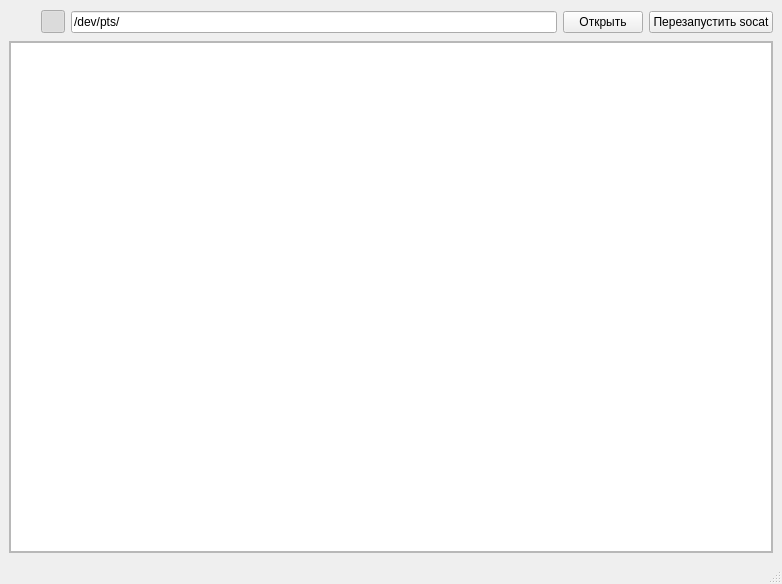
<?xml version="1.0" encoding="UTF-8"?>
<ui version="4.0">
 <class>Main_Window</class>
 <widget class="QMainWindow" name="Main_Window">
  <property name="geometry">
   <rect>
    <x>0</x>
    <y>0</y>
    <width>782</width>
    <height>584</height>
   </rect>
  </property>
  <property name="windowTitle">
   <string>Эмулятор</string>
  </property>
  <property name="windowIcon">
   <iconset resource="main.qrc">
    <normaloff>:/main.png</normaloff>:/main.png</iconset>
  </property>
  <widget class="QWidget" name="centralwidget">
   <layout class="QVBoxLayout" name="verticalLayout">
    <item>
     <layout class="QHBoxLayout" name="horizontalLayout_3">
      <item>
       <widget class="Das::Light_Indicator" name="light_indicator_" native="true">
        <property name="minimumSize">
         <size>
          <width>26</width>
          <height>26</height>
         </size>
        </property>
        <property name="maximumSize">
         <size>
          <width>26</width>
          <height>26</height>
         </size>
        </property>
       </widget>
      </item>
      <item>
       <widget class="QToolButton" name="favorites_only">
        <property name="autoFillBackground">
         <bool>true</bool>
        </property>
        <property name="text">
         <string/>
        </property>
        <property name="icon">
         <iconset resource="main.qrc">
          <normaloff>:/img/star.png</normaloff>:/img/star.png</iconset>
        </property>
        <property name="checkable">
         <bool>true</bool>
        </property>
        <property name="checked">
         <bool>true</bool>
        </property>
       </widget>
      </item>
      <item>
       <widget class="QLineEdit" name="portName">
        <property name="text">
         <string>/dev/pts/</string>
        </property>
       </widget>
      </item>
      <item>
       <widget class="QPushButton" name="openBtn">
        <property name="text">
         <string>Открыть</string>
        </property>
        <property name="checkable">
         <bool>true</bool>
        </property>
       </widget>
      </item>
      <item>
       <widget class="QPushButton" name="socatReset">
        <property name="text">
         <string>Перезапустить socat</string>
        </property>
       </widget>
      </item>
     </layout>
    </item>
    <item>
     <widget class="QScrollArea" name="scrollArea">
      <property name="widgetResizable">
       <bool>true</bool>
      </property>
      <widget class="QWidget" name="content">
       <property name="geometry">
        <rect>
         <x>0</x>
         <y>0</y>
         <width>762</width>
         <height>484</height>
        </rect>
       </property>
       <layout class="QVBoxLayout" name="verticalLayout_2">
        <property name="leftMargin">
         <number>0</number>
        </property>
        <property name="topMargin">
         <number>0</number>
        </property>
        <property name="rightMargin">
         <number>0</number>
        </property>
        <property name="bottomMargin">
         <number>0</number>
        </property>
        <item>
         <widget class="QTreeView" name="tree_view">
          <property name="contextMenuPolicy">
           <enum>Qt::CustomContextMenu</enum>
          </property>
         </widget>
        </item>
       </layout>
      </widget>
     </widget>
    </item>
   </layout>
  </widget>
  <widget class="QMenuBar" name="menubar">
   <property name="geometry">
    <rect>
     <x>0</x>
     <y>0</y>
     <width>782</width>
     <height>23</height>
    </rect>
   </property>
  </widget>
  <widget class="QStatusBar" name="statusbar"/>
 </widget>
 <customwidgets>
  <customwidget>
   <class>Das::Light_Indicator</class>
   <extends>QWidget</extends>
   <header>light_indicator.h</header>
   <container>1</container>
  </customwidget>
 </customwidgets>
 <tabstops>
  <tabstop>portName</tabstop>
  <tabstop>favorites_only</tabstop>
  <tabstop>openBtn</tabstop>
  <tabstop>socatReset</tabstop>
  <tabstop>scrollArea</tabstop>
 </tabstops>
 <resources>
  <include location="main.qrc"/>
 </resources>
 <connections/>
</ui>
